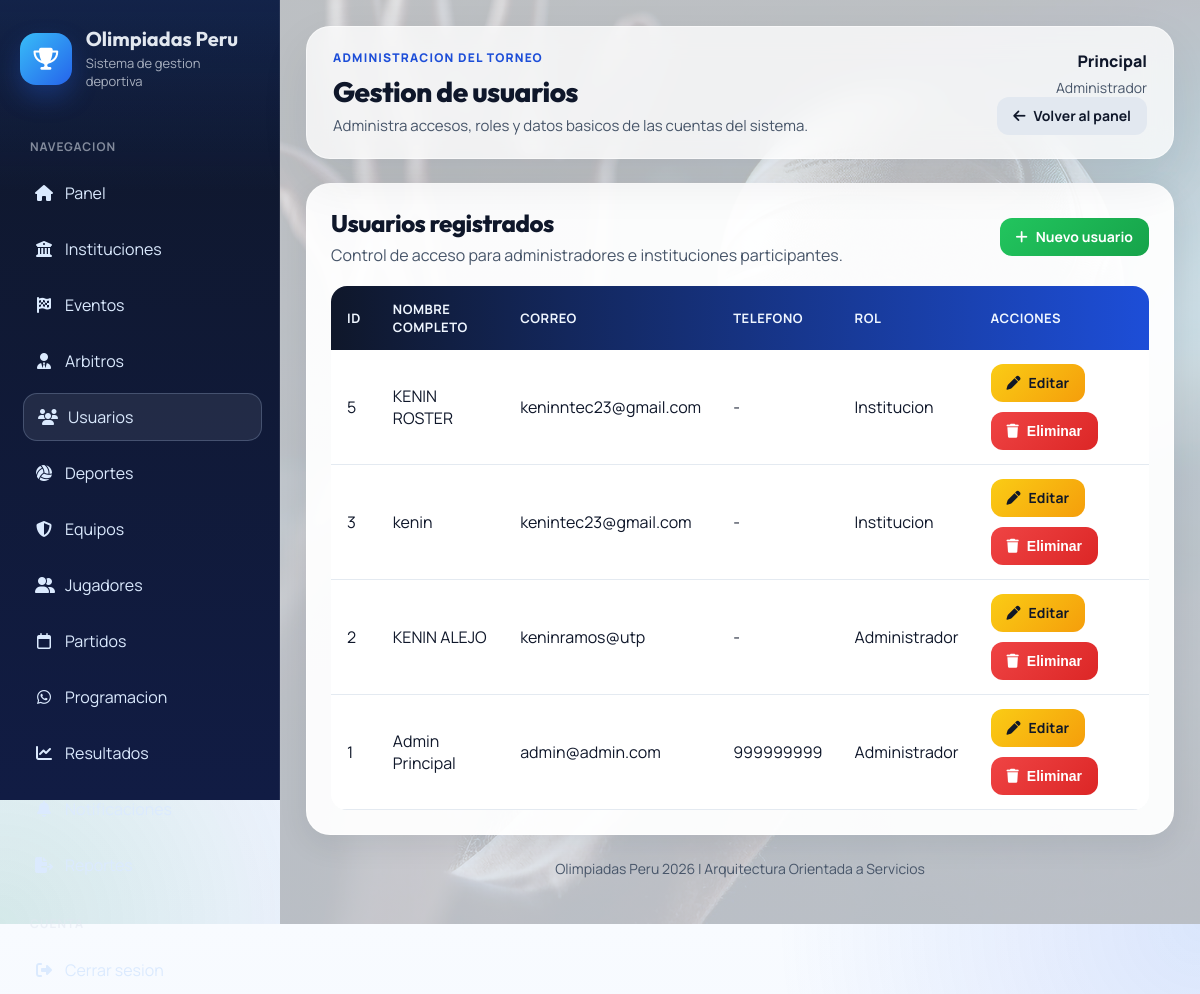
The app's page /modules/usuarios/index.php (signed in) with its own data.
### tables this page shows
CREATE TABLE `usuarios` (
  `id_usuario` int(11) NOT NULL AUTO_INCREMENT,
  `nombre` varchar(100) NOT NULL,
  `apellido` varchar(100) NOT NULL,
  `email` varchar(120) NOT NULL,
  `password_hash` varchar(255) NOT NULL,
  `telefono` varchar(20) DEFAULT NULL,
  `foto` varchar(255) DEFAULT NULL,
  `activo` tinyint(1) DEFAULT 1,
  `fecha_registro` timestamp NOT NULL DEFAULT current_timestamp(),
  `id_rol` int(11) NOT NULL,
  PRIMARY KEY (`id_usuario`),
  UNIQUE KEY `email` (`email`),
  KEY `id_rol` (`id_rol`),
  CONSTRAINT `usuarios_ibfk_1` FOREIGN KEY (`id_rol`) REFERENCES `roles` (`id_rol`)
);

CREATE TABLE `roles` (
  `id_rol` int(11) NOT NULL AUTO_INCREMENT,
  `nombre` varchar(50) NOT NULL,
  PRIMARY KEY (`id_rol`)
);

### modules/usuarios/index.php (called while the page is built, shortened)
<?php
require __DIR__ . '/index_view.php';
return;
?>

### includes/auth.php (called while the page is built, shortened)
<?php
function e(string $value): string
{
    return htmlspecialchars($value, ENT_QUOTES, 'UTF-8');
}

### modules/usuarios/index_view.php (the view, shortened to what this page needs)
<?php
include '../../config/database.php';
$usuarios = $conexion->query('
    SELECT u.*, r.nombre AS rol
    FROM usuarios u
    INNER JOIN roles r ON u.id_rol = r.id_rol
    ORDER BY u.id_usuario DESC
')->fetchAll();
require '../../includes/app_header.php';
?>
<section class="panel-card">
    <div class="toolbar">
        <div class="toolbar__title">
            <h2>Usuarios registrados</h2>
            <p>Control de acceso para administradores e instituciones participantes.</p>
        </div>
        <div class="actions">
            <a class="btn btn-success" href="crear.php">
                <i class="fa-solid fa-plus"></i>
                Nuevo usuario
            </a>
        </div>
    </div>
    <div class="table-responsive">
        <table class="app-table">
            <thead>
                <tr>
                    <th>ID</th>
                    <th>Nombre completo</th>
                    <th>Correo</th>
                    <th>Telefono</th>
                    <th>Rol</th>
                    <th>Acciones</th>
                </tr>
            </thead>
            <tbody>
                <?php foreach ($usuarios as $usuario): ?>
                    <tr>
                        <td><?= e((string) $usuario['id_usuario']) ?></td>
                        <td><?= e(trim($usuario['nombre'] . ' ' . $usuario['apellido'])) ?></td>
                        <td><?= e($usuario['email']) ?></td>
                        <td><?= e((string) ($usuario['telefono'] ?? '-')) ?></td>
                        <td><?= e($usuario['rol']) ?></td>
                        <td>
                            <div class="table-stack">
                                <a class="btn btn-warning" href="editar.php?id=<?= e((string) $usuario['id_usuario']) ?>">
                                    <i class="fa-solid fa-pen"></i>
                                    Editar
                                </a>
                                <form class="inline-form" action="eliminar.php" method="POST" onsubmit="return confirm('¿Eliminar este usuario?');">
                                    <button class="btn btn-danger" type="submit">
                                        <i class="fa-solid fa-trash"></i>
                                        Eliminar
                                    </button>
                                </form>
                            </div>
                        </td>
                    </tr>
                <?php endforeach; ?>
            </tbody>
        </table>
    </div>
</section>
<?php require '../../includes/app_footer.php'; ?>

### css/style.css (style rules this page uses)
:root { --bg: #eef2ff; --surface: #ffffff; --text: #0f172a; --text-soft: #475569; --primary: #2563eb; --primary-2: #1d4ed8; --success: #16a34a; --warning: #f59e0b; --danger: #dc2626; --shadow-soft: 0 20px 50px rgba(15, 23, 42, 0.08); --shadow-card: 0 10px 30px rgba(15, 23, 42, 0.08); --radius-xl: 24px; --radius-lg: 18px; --radius-md: 14px; --radius-sm: 10px; --transition: 180ms ease; }
* { box-sizing: border-box; margin: 0; padding: 0; }
html { scroll-behavior: smooth; }
body { background: radial-gradient(circle at top right, rgba(37, 99, 235, 0.14), transparent 28%), radial-gradient(circle at bottom left, rgba(22, 163, 74, 0.12), transparent 24%), linear-gradient(180deg, #f8fbff 0%, var(--bg) 100%); color: var(--text); font-family: "Manrope", "Segoe UI", Tahoma, Geneva, Verdana, sans-serif; min-height: 100vh; }
h1, h2, h3, h4, h5, h6, .app-brand__title, .app-topbar__title { font-family: "Outfit", "Manrope", "Segoe UI", sans-serif; }
a { color: inherit; }
.hero-card, .panel-card, .data-card, .form-card, .auth-card { background: rgba(255, 255, 255, 0.94); border: 1px solid rgba(255, 255, 255, 0.7); border-radius: var(--radius-xl); box-shadow: var(--shadow-card); }
.hero-card, .panel-card, .data-card, .form-card { padding: 24px; }
.toolbar { align-items: center; display: flex; flex-wrap: wrap; gap: 12px; justify-content: space-between; margin-bottom: 20px; }
.toolbar__title h2, .section-title { font-size: 24px; font-weight: 800; letter-spacing: -0.02em; }
.toolbar__title p { color: var(--text-soft); margin-top: 6px; }
.actions { display: flex; flex-wrap: wrap; gap: 10px; }
.table-responsive { overflow-x: auto; }
.app-table, table { background: var(--surface); border-collapse: collapse; border-radius: 16px; overflow: hidden; width: 100%; }
.app-table thead, table thead { background: linear-gradient(90deg, #0f172a, #1d4ed8); }
.app-table th, table th { color: #eff6ff; font-size: 13px; font-weight: 700; letter-spacing: 0.04em; padding: 14px 16px; text-align: left; text-transform: uppercase; }
.app-table td, table td { border-bottom: 1px solid rgba(226, 232, 240, 0.9); color: var(--text); padding: 14px 16px; vertical-align: middle; }
.app-table tbody td, table tbody td { background: rgba(255, 255, 255, 0.9); color: var(--text); }
.table-stack { display: flex; flex-wrap: wrap; gap: 10px; }
.btn, button, input[type="submit"] { align-items: center; border: 0; border-radius: 12px; cursor: pointer; display: inline-flex; font-size: 14px; font-weight: 700; gap: 8px; justify-content: center; line-height: 1; padding: 12px 16px; text-decoration: none; transition: transform var(--transition), box-shadow var(--transition), background var(--transition), opacity var(--transition); }
.btn-success { background: linear-gradient(135deg, #22c55e, #16a34a); color: #fff; }
.btn-warning { background: linear-gradient(135deg, #facc15, #f59e0b); color: #111827; }
.btn-danger { background: linear-gradient(135deg, #ef4444, #dc2626); color: #fff; }
.inline-form { display: inline-flex; }

### records on screen
usuarios: id_usuario "5", nombre "KENIN ROSTER", email "keninntec23@gmail.com", telefono "-", id_rol.nombre "Institucion"
usuarios: id_usuario "3", nombre "kenin", email "kenintec23@gmail.com", telefono "-", id_rol.nombre "Institucion"
usuarios: id_usuario "2", nombre+apellido "KENIN ALEJO", email "keninramos@utp", telefono "-", id_rol.nombre "Administrador"
usuarios: id_usuario "1", nombre+apellido "Admin Principal", email "admin@admin.com", telefono "999999999", id_rol.nombre "Administrador"

### other values on screen
$item['label'] "Panel"
$item['label'] "Instituciones"
$item['label'] "Eventos"
$item['label'] "Arbitros"
$item['label'] "Usuarios"
$item['label'] "Deportes"
$item['label'] "Equipos"
$item['label'] "Jugadores"
$item['label'] "Partidos"
$item['label'] "Programacion"
$item['label'] "Resultados"
$pageHeading "Gestion de usuarios"
$pageDescription "Administra accesos, roles y datos basicos de las cuentas del sistema."
current_user_name() "Principal"
current_role_label() "Administrador"
